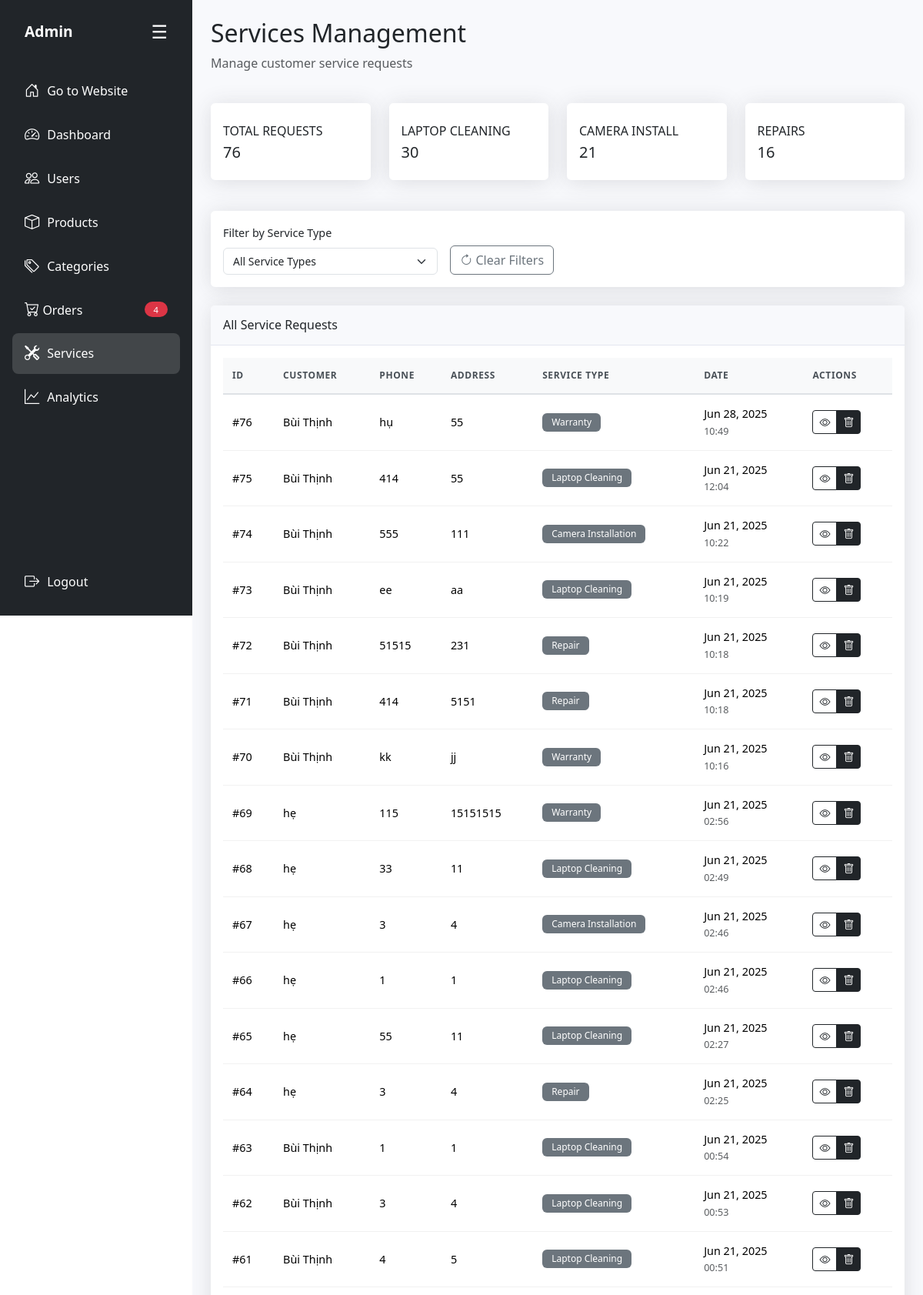
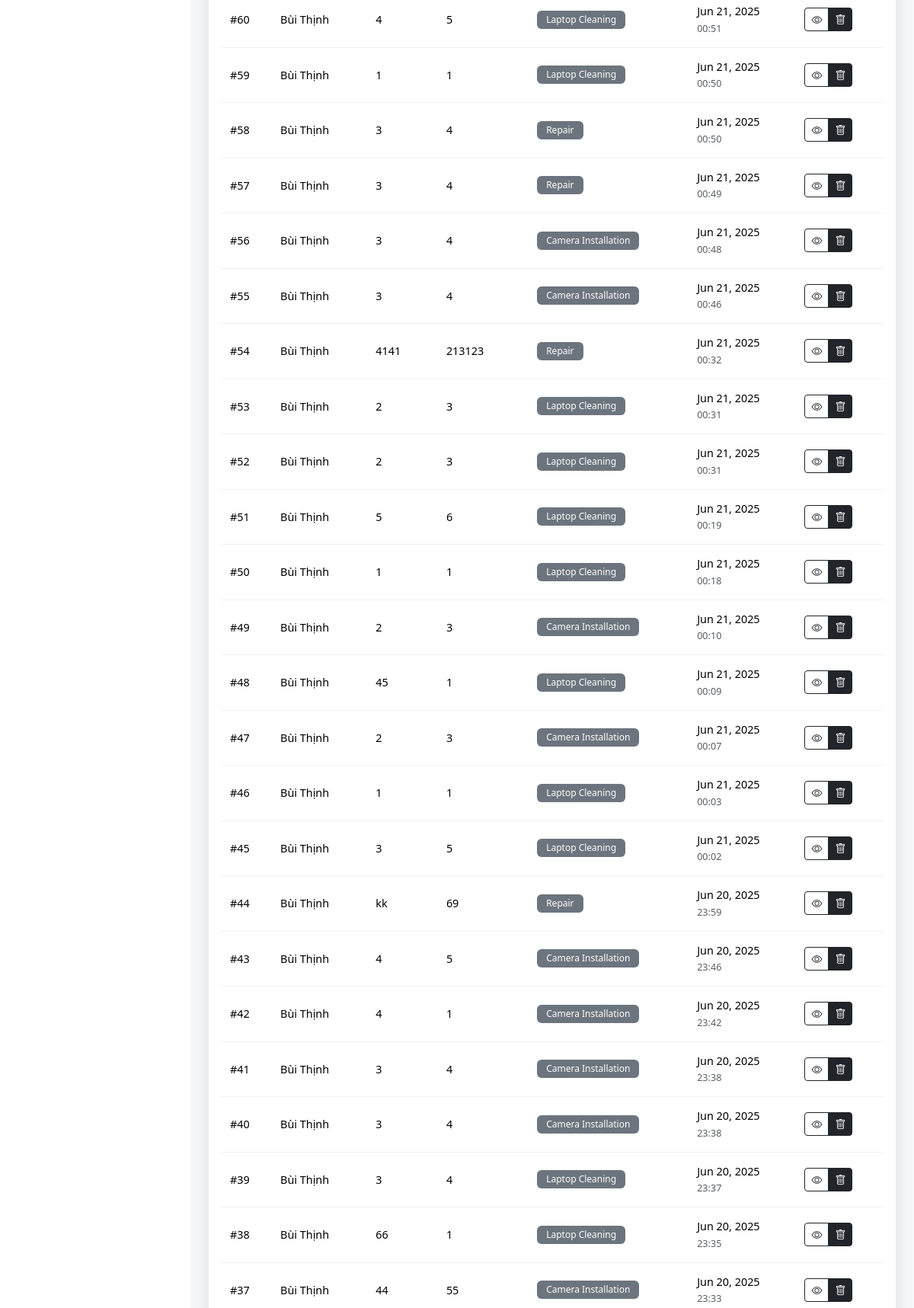
/admin/modules/services.php (signed in, upper part), run on the app's committed database (2 pictures, top to bottom).
### tables this page shows
CREATE TABLE `services` (
  `id` int(11) NOT NULL,
  `user_id` int(11) NOT NULL,
  `name` varchar(255) NOT NULL,
  `phone` varchar(20) NOT NULL,
  `address` varchar(255) NOT NULL,
  `service_type` varchar(255) DEFAULT NULL,
  `created_at` datetime DEFAULT current_timestamp()
);

CREATE TABLE `site_user` (
  `id` int(11) NOT NULL,
  `name` varchar(50) DEFAULT NULL,
  `address` varchar(255) DEFAULT NULL,
  `email` varchar(255) NOT NULL,
  `phone` varchar(50) DEFAULT NULL,
  `username` varchar(50) NOT NULL,
  `password` varchar(255) NOT NULL,
  `role` tinyint(1) NOT NULL DEFAULT 0,
  `reset_token` varchar(64) DEFAULT NULL
);

### admin/modules/services.php (the view, shortened to what this page needs)
<?php
require_once '../includes/admin-layout.php';
$service_type_filter = $_GET['service_type'] ?? 'all';
?>
<div class="row mb-4">
    <div class="col-12">
        <h2>Services Management</h2>
        <p class="text-muted">Manage customer service requests</p>
    </div>
</div>
<div class="row mb-4">
    <div class="col-xl-3 col-md-6 col-sm-6 mb-3">
        <div class="card h-100 py-2">
            <div class="card-body">
                <div class="row no-gutters align-items-center">
                    <div class="col mr-2">
                        <div class="text-xs font-weight-bold text-dark text-uppercase mb-1">Total Requests</div>
                        <div class="h5 mb-0 font-weight-bold text-gray-800">
                            <?php
                            try {
                                $count_query = "SELECT COUNT(*) as count FROM services";
                                $count_params = [];
                                $stmt = $conn->prepare($count_query);
                                $stmt->execute($count_params);
                                echo $stmt->fetch()['count'];
                            } catch (Exception $e) {
                                echo "Error";
                            }
                            ?>
                        </div>
                    </div>
                </div>
            </div>
        </div>
    </div>
    <div class="col-xl-3 col-md-6 col-sm-6 mb-3">
        <div class="card h-100 py-2">
            <div class="card-body">
                <div class="row no-gutters align-items-center">
                    <div class="col mr-2">
                        <div class="text-xs font-weight-bold text-dark text-uppercase mb-1">Laptop Cleaning</div>
                        <div class="h5 mb-0 font-weight-bold text-gray-800">
                            <?php
                            try {
                                $stmt = $conn->prepare("SELECT COUNT(*) as count FROM services WHERE service_type = 'Laptop Cleaning'");
                                $stmt->execute();
                                echo $stmt->fetch()['count'];
                            } catch (Exception $e) {
                                echo "Error";
                            }
                            ?>
                        </div>
                    </div>
                </div>
            </div>
        </div>
    </div>
    <div class="col-xl-3 col-md-6 col-sm-6 mb-3">
        <div class="card h-100 py-2">
            <div class="card-body">
                <div class="row no-gutters align-items-center">
                    <div class="col mr-2">
                        <div class="text-xs font-weight-bold text-dark text-uppercase mb-1">Camera Install</div>
                        <div class="h5 mb-0 font-weight-bold text-gray-800">
                            <?php
                            try {
                                $stmt = $conn->prepare("SELECT COUNT(*) as count FROM services WHERE service_type = 'Camera Installation'");
                                $stmt->execute();
                                echo $stmt->fetch()['count'];
                            } catch (Exception $e) {
                                echo "Error";
                            }
                            ?>
                        </div>
                    </div>
                </div>
            </div>
        </div>
    </div>
    <div class="col-xl-3 col-md-6 col-sm-6 mb-3">
        <div class="card h-100 py-2">
            <div class="card-body">
                <div class="row no-gutters align-items-center">
                    <div class="col mr-2">
                        <div class="text-xs font-weight-bold text-dark text-uppercase mb-1">Repairs</div>
                        <div class="h5 mb-0 font-weight-bold text-gray-800">
                            <?php
                            try {
                                $stmt = $conn->prepare("SELECT COUNT(*) as count FROM services WHERE service_type = 'Repair'");
                                $stmt->execute();
                                echo $stmt->fetch()['count'];
                            } catch (Exception $e) {
                                echo "Error";
                            }
                            ?>
                        </div>
                    </div>
                </div>
            </div>
        </div>
    </div>
</div>
<div class="row mb-4">
    <div class="col-12">
        <div class="card">
            <div class="card-body py-3">
                <div class="row g-3 align-items-end">
                    <div class="col-md-4">
                        <label for="serviceTypeFilter" class="form-label">Filter by Service Type</label>
                        <select class="form-select" id="serviceTypeFilter" onchange="filterServices()">
                            <option value="all" <?php echo $service_type_filter == 'all' ? 'selected' : ''; ?>>All Service Types</option>
                        </select>
                    </div>
                    <div class="col-md-4">
                        <button type="button" class="btn btn-outline-secondary" onclick="clearFilters()">
                            <i class="bi bi-arrow-clockwise"></i> Clear Filters
                        </button>
                    </div>
                </div>
            </div>
        </div>
    </div>
</div>
<div class="row">
    <div class="col-12">
        <div class="card">
            <div class="card-header py-3 mobile-stack">
                <h6 class="m-0 font-weight-bold text-dark">
                    <?php
                    if ($service_type_filter != 'all') {
                        echo htmlspecialchars($service_type_filter) . ' Service Requests';
                    } else {
                        echo 'All Service Requests';
                    }
                    ?>
                </h6>
            </div>
            <div class="card-body">
                <div class="d-none d-md-block">
                    <div class="table-responsive">
                        <table class="table table-hover" id="servicesTable">
                            <thead>
                                <tr>
                                    <th>ID</th>
                                    <th>Customer</th>
                                    <th class="d-none d-lg-table-cell">Phone</th>
                                    <th class="d-none d-lg-table-cell">Address</th>
                                    <th>Service Type</th>
                                    <th class="d-none d-lg-table-cell">Date</th>
                                    <th>Actions</th>
                                </tr>
                            </thead>
                            <tbody>
                                <?php
                                try {
                                    $query = "
                                        SELECT s.*, u.name as user_name
                                        FROM services s
                                        LEFT JOIN site_user u ON s.user_id = u.id";
                                    $params = [];
                                    $query .= " ORDER BY s.created_at DESC";
                                    $stmt = $conn->prepare($query);
                                    $stmt->execute($params);
                                    while ($service = $stmt->fetch(PDO::FETCH_ASSOC)) {
                                        $customer_name = $service['user_name'] ?: $service['name'] ?: 'Guest';
                                        echo "<tr>";
                                        echo "<td>#{$service['id']}</td>";
                                        echo "<td class='text-truncate' style='max-width: 150px;'>" . htmlspecialchars($customer_name) . "</td>";
                                        echo "<td class='d-none d-lg-table-cell'>" . htmlspecialchars($service['phone']) . "</td>";
                                        echo "<td class='d-none d-lg-table-cell text-truncate' style='max-width: 150px;'>" . htmlspecialchars(substr($service['address'], 0, 30)) . (strlen($service['address']) > 30 ? '...' : '') . "</td>";
                                        echo "<td><span class='badge bg-secondary'>" . htmlspecialchars($service['service_type']) . "</span></td>";
                                        echo "<td class='d-none d-lg-table-cell'>" . date('M d, Y', strtotime($service['created_at'])) . "<br><small class='text-muted'>" . date('H:i', strtotime($service['created_at'])) . "</small></td>";
                                        echo "<td>";
                                        echo "<div class='btn-group btn-group-sm' role='group'>";
                                        echo "<button class='btn btn-outline-dark' onclick='viewServiceDetails({$service['id']})' title='View Details'><i class='bi bi-eye'></i></button>";
                                        echo "<button class='btn btn-dark' onclick='deleteService({$service['id']})' title='Delete Service'><i class='bi bi-trash'></i></button>";
                                        echo "</div>";
                                        echo "</td>";
                                        echo "</tr>";
                                    }
                                } catch (Exception $e) {
                                    echo "<tr><td colspan='7' class='text-center text-danger'>Error loading services: {$e->getMessage()}</td></tr>";
                                }
                                ?>
                            </tbody>
                        </table>
                    </div>
                </div>
            </div>
        </div>
    </div>
</div>
<?php require_once '../includes/admin-layout-footer.php'; ?>

### asset/admin-style.css (style rules this page uses)
body { min-height: 100vh; margin: 0; font-family: 'Segoe UI', Tahoma, Geneva, Verdana, sans-serif; }
.card { box-shadow: 0 0.15rem 1.75rem 0 rgba(58, 59, 69, 0.15); border: none; border-radius: 0.35rem; }
.card-header { background-color: #f8f9fc; border-bottom: 1px solid #e3e6f0; }
.table { margin-bottom: 0; color: #212529; font-size: 0.875rem; }
.table th { background-color: #f8f9fa; border-top: none; font-weight: 600; color: #495057; border-bottom: 2px solid #e9ecef; padding: 0.75rem 0.5rem; text-transform: uppercase; letter-spacing: 0.05em; white-space: nowrap; vertical-align: middle; }
.table td { border-top: 1px solid #e9ecef; padding: 0.75rem 0.5rem; vertical-align: middle; border-bottom: 1px solid #f1f1f1; }
@media (max-width: 1200px) { .row.mb-4 .col-xl-3 { margin-bottom: 1rem; } }
.table { font-size: 0.875rem; margin-bottom: 0; }
.table th { font-weight: 600; text-transform: uppercase; font-size: 0.75rem; letter-spacing: 0.05em; border-bottom: 2px solid #dee2e6; padding: 0.75rem 0.5rem; white-space: nowrap; vertical-align: middle; }
.table td { padding: 0.75rem 0.5rem; vertical-align: middle; border-bottom: 1px solid #f1f1f1; }
.text-truncate { white-space: nowrap; overflow: hidden; text-overflow: ellipsis; }
@media (min-width: 768px) { .table th, .table td { padding: 0.75rem 0.5rem; } }
@media (min-width: 1200px) { .table { font-size: 0.9rem; } }
@media (min-width: 1200px) { .table th, .table td { padding: 0.875rem 0.75rem; } }
@media (min-width: 1200px) { .form-label { font-size: 0.9rem; } }
@media (min-width: 1200px) { .form-select, .form-control { font-size: 0.875rem; } }

### data on the page
services: id "76", user.name "Bùi Thịnh", phone "hụ", address "55", service_type "Warranty", created_at "Jun 28, 2025", created_at "10:49"
services: id "75", user.name "Bùi Thịnh", phone "414", address "55", service_type "Laptop Cleaning", created_at "Jun 21, 2025", created_at "12:04"
services: id "74", user.name "Bùi Thịnh", phone "555", address "111", service_type "Camera Installation", created_at "Jun 21, 2025", created_at "10:22"
services: id "73", user.name "Bùi Thịnh", phone "ee", address "aa", service_type "Laptop Cleaning", created_at "Jun 21, 2025", created_at "10:19"
services: id "72", user.name "Bùi Thịnh", phone "51515", address "231", service_type "Repair", created_at "Jun 21, 2025", created_at "10:18"
services: id "71", user.name "Bùi Thịnh", phone "414", address "5151", service_type "Repair", created_at "Jun 21, 2025", created_at "10:18"
services: id "70", user.name "Bùi Thịnh", phone "kk", address "jj", service_type "Warranty", created_at "Jun 21, 2025", created_at "10:16"
services: id "69", user.name "hẹ", phone "115", address "15151515", service_type "Warranty", created_at "Jun 21, 2025", created_at "02:56"
services: id "68", user.name "hẹ", phone "33", address "11", service_type "Laptop Cleaning", created_at "Jun 21, 2025", created_at "02:49"
services: id "67", user.name "hẹ", phone "3", address "4", service_type "Camera Installation", created_at "Jun 21, 2025", created_at "02:46"
services: id "66", user.name "hẹ", phone "1", address "1", service_type "Laptop Cleaning", created_at "Jun 21, 2025", created_at "02:46"
services: id "65", user.name "hẹ", phone "55", address "11", service_type "Laptop Cleaning", created_at "Jun 21, 2025", created_at "02:27"
services: id "64", user.name "hẹ", phone "3", address "4", service_type "Repair", created_at "Jun 21, 2025", created_at "02:25"
services: id "63", user.name "Bùi Thịnh", phone "1", address "1", service_type "Laptop Cleaning", created_at "Jun 21, 2025", created_at "00:54"
services: id "62", user.name "Bùi Thịnh", phone "3", address "4", service_type "Laptop Cleaning", created_at "Jun 21, 2025", created_at "00:53"
services: id "61", user.name "Bùi Thịnh", phone "4", address "5", service_type "Laptop Cleaning", created_at "Jun 21, 2025", created_at "00:51"
services: id "60", user.name "Bùi Thịnh", phone "4", address "5", service_type "Laptop Cleaning", created_at "Jun 21, 2025", created_at "00:51"
services: id "59", user.name "Bùi Thịnh", phone "1", address "1", service_type "Laptop Cleaning", created_at "Jun 21, 2025", created_at "00:50"
services: id "58", user.name "Bùi Thịnh", phone "3", address "4", service_type "Repair", created_at "Jun 21, 2025", created_at "00:50"
services: id "57", user.name "Bùi Thịnh", phone "3", address "4", service_type "Repair", created_at "Jun 21, 2025", created_at "00:49"
services: id "56", user.name "Bùi Thịnh", phone "3", address "4", service_type "Camera Installation", created_at "Jun 21, 2025", created_at "00:48"
services: id "55", user.name "Bùi Thịnh", phone "3", address "4", service_type "Camera Installation", created_at "Jun 21, 2025", created_at "00:46"
services: id "54", user.name "Bùi Thịnh", phone "4141", address "213123", service_type "Repair", created_at "Jun 21, 2025", created_at "00:32"
services: id "53", user.name "Bùi Thịnh", phone "2", address "3", service_type "Laptop Cleaning", created_at "Jun 21, 2025", created_at "00:31"
services: id "52", user.name "Bùi Thịnh", phone "2", address "3", service_type "Laptop Cleaning", created_at "Jun 21, 2025", created_at "00:31"
services: id "51", user.name "Bùi Thịnh", phone "5", address "6", service_type "Laptop Cleaning", created_at "Jun 21, 2025", created_at "00:19"
services: id "50", user.name "Bùi Thịnh", phone "1", address "1", service_type "Laptop Cleaning", created_at "Jun 21, 2025", created_at "00:18"
services: id "49", user.name "Bùi Thịnh", phone "2", address "3", service_type "Camera Installation", created_at "Jun 21, 2025", created_at "00:10"
services: id "48", user.name "Bùi Thịnh", phone "45", address "1", service_type "Laptop Cleaning", created_at "Jun 21, 2025", created_at "00:09"
services: id "47", user.name "Bùi Thịnh", phone "2", address "3", service_type "Camera Installation", created_at "Jun 21, 2025", created_at "00:07"
services: id "46", user.name "Bùi Thịnh", phone "1", address "1", service_type "Laptop Cleaning", created_at "Jun 21, 2025", created_at "00:03"
services: id "45", user.name "Bùi Thịnh", phone "3", address "5", service_type "Laptop Cleaning", created_at "Jun 21, 2025", created_at "00:02"
services: id "44", user.name "Bùi Thịnh", phone "kk", address "69", service_type "Repair", created_at "Jun 20, 2025", created_at "23:59"
services: id "43", user.name "Bùi Thịnh", phone "4", address "5", service_type "Camera Installation", created_at "Jun 20, 2025", created_at "23:46"
services: id "42", user.name "Bùi Thịnh", phone "4", address "1", service_type "Camera Installation", created_at "Jun 20, 2025", created_at "23:42"
services: id "41", user.name "Bùi Thịnh", phone "3", address "4", service_type "Camera Installation", created_at "Jun 20, 2025", created_at "23:38"
services: id "40", user.name "Bùi Thịnh", phone "3", address "4", service_type "Camera Installation", created_at "Jun 20, 2025", created_at "23:38"
services: id "39", user.name "Bùi Thịnh", phone "3", address "4", service_type "Laptop Cleaning", created_at "Jun 20, 2025", created_at "23:37"
services: id "38", user.name "Bùi Thịnh", phone "66", address "1", service_type "Laptop Cleaning", created_at "Jun 20, 2025", created_at "23:35"
services: id "37", user.name "Bùi Thịnh", phone "44", address "55", service_type "Camera Installation", created_at "Jun 20, 2025", created_at "23:33"

### other printed values
$new_orders_count "4"
$stmt->fetch()['count'] "76"
$stmt->fetch()['count'] "30"
$stmt->fetch()['count'] "21"
$stmt->fetch()['count'] "16"
